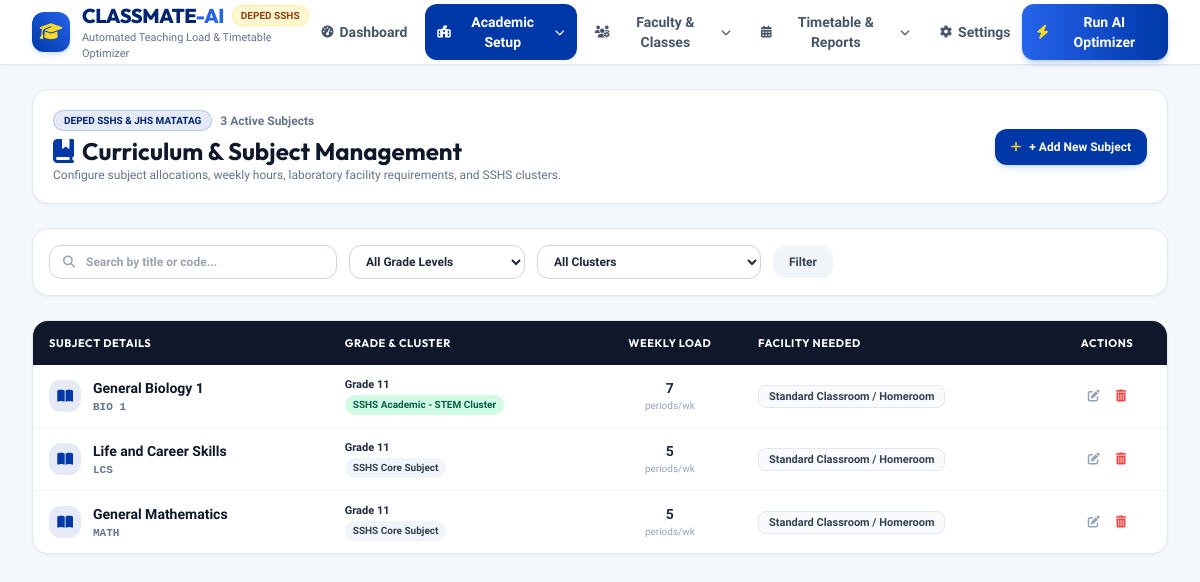
/subjects/, run on the app's committed database.
### scheduler/models.py (models this page shows, shortened)
class Subject(models.Model):
    GRADE_CHOICES = [
        (7, 'Grade 7 (JHS)'),
        (8, 'Grade 8 (JHS)'),
        (9, 'Grade 9 (JHS)'),
        (10, 'Grade 10 (JHS)'),
        (11, 'Grade 11 (SHS)'),
        (12, 'Grade 12 (SHS)'),
    ]
    CLUSTER_CHOICES = [
        ('pure_academic', 'Pure Academic (SSHS)'),
        ('jhs_core', 'JHS MATATAG Curriculum Core'),
        ('shs_core', 'SSHS Core Subject'),
        ('shs_stem', 'SSHS Academic - STEM Cluster'),
        ('shs_arts_ssh', 'SSHS Academic - Arts, Social Sciences & Humanities'),
        ('shs_sports_health', 'SSHS Academic - Sports, Health & Wellness'),
        ('shs_tech_pro', 'SSHS Tech-Pro (TVL) Elective'),
    ]
    code = models.CharField(max_length=30, unique=True)
    title = models.CharField(max_length=150)
    grade_level = models.IntegerField(choices=GRADE_CHOICES)
    cluster = models.CharField(max_length=60, default='jhs_core')
    department = models.ForeignKey(Department, on_delete=models.SET_NULL, null=True, blank=True, related_name='subjects')
    room_type_needed = models.CharField(max_length=60, default='lecture')
    weekly_periods = models.FloatField(default=4.0, help_text="Number of 1-hour periods per week (supports decimals like 1.5, 4.5)")
    consecutive_periods = models.IntegerField(default=1, help_text="1 for standard single period, 2 for continuous 1.5-hour lab/practicum block")
    is_lab = models.BooleanField(default=False)
    @property
    def room_type_display_name(self):
        ft = FacilityType.objects.filter(code=self.room_type_needed).first()
        if ft:
            return ft.name
        dict_choices = dict(Room.ROOM_TYPES)
        if self.room_type_needed in dict_choices:
            return dict_choices[self.room_type_needed]
        return self.room_type_needed.replace('_', ' ').title()
    @property
    def cluster_display_name(self):
        c = CurriculumCluster.objects.filter(code=self.cluster).first()
        if c:
            return c.name
        dict_choices = dict(self.CLUSTER_CHOICES)
        if self.cluster in dict_choices:
            return dict_choices[self.cluster]
        return self.cluster.replace('_', ' ').upper()
    def get_room_type_needed_display(self):
        return self.room_type_display_name

class CurriculumCluster(models.Model):
    LEVEL_CHOICES = [
        ('jhs', 'Junior High School (JHS)'),
        ('shs', 'Senior High School (SHS)'),
        ('both', 'Both JHS & SHS'),
    ]
    code = models.CharField(max_length=50, unique=True, help_text="e.g. pure_academic, stem, humss, jhs_core")
    name = models.CharField(max_length=150, help_text="e.g. Pure Academic, STEM Cluster, Humanities")
    curriculum_level = models.CharField(max_length=20, choices=LEVEL_CHOICES, default='shs')
    description = models.CharField(max_length=255, blank=True, default='')
    is_active = models.BooleanField(default=True)
    created_at = models.DateTimeField(auto_now_add=True)
    @classmethod
    def get_all_choices(cls):
        clusters = list(cls.objects.filter(is_active=True).order_by('curriculum_level', 'name'))
        if not clusters:
            cls.seed_default_clusters()
            clusters = list(cls.objects.filter(is_active=True).order_by('curriculum_level', 'name'))
        return [(c.code, c.name) for c in clusters]

### scheduler/views.py (the view)
# urls.py: path('subjects/', views.subjects_view, name='subjects'),
def subjects_view(request):
    grade_filter = request.GET.get('grade')
    cluster_filter = request.GET.get('cluster')
    search_query = request.GET.get('q', '').strip()
    subjects = Subject.objects.all().order_by('grade_level', 'code')
    if grade_filter:
        subjects = subjects.filter(grade_level=grade_filter)
    if cluster_filter:
        subjects = subjects.filter(cluster=cluster_filter)
    if search_query:
        subjects = subjects.filter(
            Q(code__icontains=search_query) |
            Q(title__icontains=search_query)
        )
    context = {
        'subjects': subjects,
        'grade_filter': grade_filter,
        'cluster_filter': cluster_filter,
        'search_query': search_query,
        'clusters': CurriculumCluster.get_all_choices(),
        'room_types': Room.ROOM_TYPES,
    }
    return render(request, 'subjects.html', context)

### templates/subjects.html (shortened to what this page needs)
{% extends 'base.html' %}
{% block content %}
<div class="space-y-6">
    <div class="bg-white rounded-2xl p-5 border border-slate-200 shadow-sm flex flex-col sm:flex-row sm:items-center justify-between gap-4">
        <div>
            <div class="flex items-center space-x-2">
                <span class="px-2.5 py-0.5 rounded-full text-[10px] uppercase font-bold bg-deped-blue/10 text-deped-darkblue border border-deped-blue/20">DepEd SSHS & JHS MATATAG</span>
                <span class="text-xs text-slate-500 font-semibold">{{ subjects|length }} Active Subjects</span>
            </div>
            <h1 class="text-xl sm:text-2xl font-bold font-heading text-slate-900 mt-1 flex items-center space-x-2">
                <i class="fa-solid fa-book-bookmark text-deped-blue"></i>
                <span>Curriculum & Subject Management</span>
            </h1>
            <p class="text-xs text-slate-500">
                Configure subject allocations, weekly hours, laboratory facility requirements, and SSHS clusters.
            </p>
        </div>
        <div class="flex items-center space-x-2 self-start sm:self-auto">
            <button onclick="openAddSubjectModal()" class="px-4 py-2.5 rounded-xl bg-deped-blue hover:bg-deped-darkblue text-white font-bold text-xs shadow-md shadow-blue-500/20 transition active:scale-95 flex items-center space-x-2">
                <i class="fa-solid fa-plus text-deped-gold"></i>
                <span>+ Add New Subject</span>
            </button>
        </div>
    </div>
    <div class="bg-white rounded-2xl p-4 border border-slate-200 shadow-sm flex flex-col sm:flex-row items-center gap-3">
        <form method="GET" action="{% url 'subjects' %}" class="flex-1 w-full flex flex-col sm:flex-row items-center gap-3">
            <div class="relative w-full sm:w-72">
                <i class="fa-solid fa-magnifying-glass absolute left-3.5 top-1/2 -translate-y-1/2 text-slate-400 text-xs"></i>
                <input type="text" name="q" value="{{ search_query }}" placeholder="Search by title or code..." class="w-full pl-9 pr-3 py-2 rounded-xl border border-slate-300 text-xs font-semibold outline-none focus:ring-2 focus:ring-deped-blue">
            </div>
            <div class="w-full sm:w-44">
                <select name="grade" onchange="this.form.submit()" class="w-full px-3 py-2 rounded-xl border border-slate-300 text-xs font-semibold bg-white outline-none focus:ring-2 focus:ring-deped-blue">
                    <option value="">All Grade Levels</option>
                </select>
            </div>
            <div class="w-full sm:w-56">
                <select name="cluster" onchange="this.form.submit()" class="w-full px-3 py-2 rounded-xl border border-slate-300 text-xs font-semibold bg-white outline-none focus:ring-2 focus:ring-deped-blue">
                    <option value="">All Clusters</option>
                </select>
            </div>
            <button type="submit" class="w-full sm:w-auto px-4 py-2 rounded-xl bg-slate-100 hover:bg-slate-200 text-slate-700 font-bold text-xs transition">
                Filter
            </button>
        </form>
    </div>
    <div class="bg-white rounded-2xl border border-slate-200 shadow-sm overflow-hidden">
        <div class="overflow-x-auto">
            <table class="w-full text-left text-xs border-collapse">
                <thead class="bg-slate-900 text-white uppercase text-[11px] font-heading tracking-wider">
                    <tr>
                        <th class="py-3.5 px-4">Subject Details</th>
                        <th class="py-3.5 px-3">Grade & Cluster</th>
                        <th class="py-3.5 px-3 text-center">Weekly Load</th>
                        <th class="py-3.5 px-3">Facility Needed</th>
                        <th class="py-3.5 px-4 text-center">Actions</th>
                    </tr>
                </thead>
                <tbody class="divide-y divide-slate-100">
                    {% for s in subjects %}
                    <tr class="hover:bg-slate-50/80 transition" id="subject-row-{{ s.id }}">
                        <td class="py-3 px-4">
                            <div class="flex items-center space-x-3">
                                <div class="w-8 h-8 rounded-xl bg-deped-blue/10 text-deped-blue font-bold flex items-center justify-center text-xs">
                                    <i class="fa-solid fa-book-open text-sm"></i>
                                </div>
                                <div>
                                    <span class="font-bold text-slate-900 text-sm block">{{ s.title }}</span>
                                    <span class="text-[11px] text-slate-500 font-mono font-bold text-deped-blue">{{ s.code }}</span>
                                </div>
                            </div>
                        </td>
                        <td class="py-3 px-3">
                            <span class="font-bold text-slate-800 block text-[11px]">Grade {{ s.grade_level }}</span>
                            <span class="px-2 py-0.5 rounded-full text-[10px] font-semibold mt-0.5 inline-block {% if s.cluster == 'shs_stem' %}bg-emerald-100 text-emerald-800{% elif s.cluster == 'shs_tech_pro' %}bg-purple-100 text-purple-800{% elif s.cluster == 'shs_arts_ssh' %}bg-amber-100 text-amber-800{% else %}bg-slate-100 text-slate-700{% endif %}">
                                {{ s.cluster_display_name }}
                            </span>
                        </td>
                        <td class="py-3 px-3 text-center">
                            <span class="font-extrabold text-sm text-slate-800">{{ s.weekly_periods|floatformat:"-1" }}</span>
                            <span class="text-[10px] text-slate-400 block">periods/wk</span>
                        </td>
                        <td class="py-3 px-3">
                            <span class="px-2.5 py-1 rounded-lg text-[11px] font-bold {% if s.room_type_needed == 'science_lab' %}bg-purple-50 text-purple-700 border border-purple-200{% elif s.room_type_needed == 'computer_lab' %}bg-blue-50 text-blue-700 border border-blue-200{% elif s.room_type_needed == 'tvl_workshop' %}bg-amber-50 text-amber-700 border border-amber-200{% elif s.room_type_needed == 'gym' %}bg-emerald-50 text-emerald-700 border border-emerald-200{% else %}bg-slate-50 text-slate-700 border border-slate-200{% endif %}">
                                {{ s.get_room_type_needed_display }}
                            </span>
                        </td>
                        <td class="py-3 px-4 text-center">
                            <div class="flex items-center justify-center space-x-1">
                                <button onclick="openEditSubjectModal({{ s.id }}, '{{ s.code|escapejs }}', '{{ s.title|escapejs }}', {{ s.grade_level }}, '{{ s.cluster|escapejs }}', '{{ s.room_type_needed|escapejs }}', {{ s.weekly_periods }}, {{ s.consecutive_periods }}, {{ s.is_lab|yesno:'true,false' }})" class="p-1.5 text-slate-400 hover:text-deped-blue hover:bg-blue-50 rounded-lg transition" title="Edit Subject">
                                    <i class="fa-solid fa-pen-to-square"></i>
                                </button>
                                <button onclick="deleteSubject({{ s.id }}, '{{ s.code }}')" class="p-1.5 text-red-500 hover:text-red-700 hover:bg-red-50 rounded-lg transition" title="Delete Subject">
                                    <i class="fa-solid fa-trash-can"></i>
                                </button>
                            </div>
                        </td>
                    </tr>
                    {% empty %}
                    <tr>
                        <td colspan="5" class="py-12 text-center text-slate-400 font-semibold">
                            No subjects registered. Click <strong>"+ Add New Subject"</strong> to add one.
                        </td>
                    </tr>
                    {% endfor %}
                </tbody>
            </table>
        </div>
    </div>
</div>
{% endblock %}

### templates/base.html (style rules this page uses)
body { font-family: 'Plus Jakarta Sans', sans-serif; background-color: #F4F7FC; }
h1, h2, h3, h4, .font-heading { font-family: 'Outfit', sans-serif; }

### data on the page
Subject: title "General Biology 1", code "BIO 1", grade_level "11", cluster_display_name "SSHS Academic - STEM Cluster", weekly_periods "7", room_type_needed "Standard Classroom / Homeroom"
Subject: title "Life and Career Skills", code "LCS", grade_level "11", cluster_display_name "SSHS Core Subject", weekly_periods "5", room_type_needed "Standard Classroom / Homeroom"
Subject: title "General Mathematics", code "MATH", grade_level "11", cluster_display_name "SSHS Core Subject", weekly_periods "5", room_type_needed "Standard Classroom / Homeroom"

### other printed values
{{ subjects|length }} "3"
